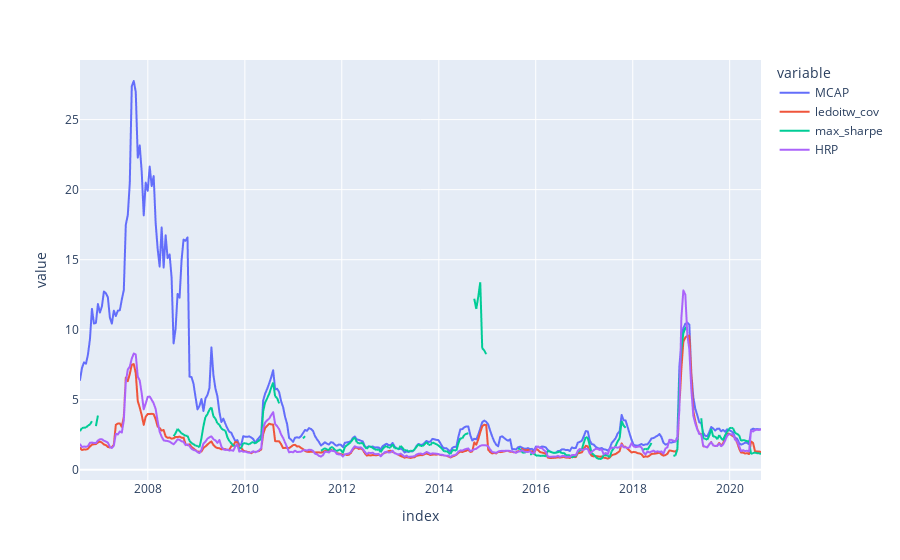

Notebook code cell kept with this figure:
### Code cell
sigmas_df.plot()

### Figure 1 — Plotly figure (JSON) as saved in the notebook; plotly's stock layout.template omitted (floating-point values rounded to 4 significant figures; data arrays with more than 128 entries replaced by an {"elided": "..."} marker saying what was removed)
{"data": [{"hovertemplate": "variable=MCAP<br>index=%{x}<br>value=%{y}<extra></extra>", "legendgroup": "MCAP", "line": {"color": "#636efa", "dash": "solid"}, "marker": {"symbol": "circle"}, "mode": "lines", "name": "MCAP", "showlegend": true, "x": {"elided": "343 str values"}, "xaxis": "x", "y": {"elided": "343 float values"}, "yaxis": "y", "type": "scattergl"}, {"hovertemplate": "variable=ledoitw_cov<br>index=%{x}<br>value=%{y}<extra></extra>", "legendgroup": "ledoitw_cov", "line": {"color": "#EF553B", "dash": "solid"}, "marker": {"symbol": "circle"}, "mode": "lines", "name": "ledoitw_cov", "showlegend": true, "x": {"elided": "343 str values"}, "xaxis": "x", "y": {"elided": "343 float values"}, "yaxis": "y", "type": "scattergl"}, {"hovertemplate": "variable=max_sharpe<br>index=%{x}<br>value=%{y}<extra></extra>", "legendgroup": "max_sharpe", "line": {"color": "#00cc96", "dash": "solid"}, "marker": {"symbol": "circle"}, "mode": "lines", "name": "max_sharpe", "showlegend": true, "x": {"elided": "343 str values"}, "xaxis": "x", "y": {"elided": "343 float values"}, "yaxis": "y", "type": "scattergl"}, {"hovertemplate": "variable=HRP<br>index=%{x}<br>value=%{y}<extra></extra>", "legendgroup": "HRP", "line": {"color": "#ab63fa", "dash": "solid"}, "marker": {"symbol": "circle"}, "mode": "lines", "name": "HRP", "showlegend": true, "x": {"elided": "343 str values"}, "xaxis": "x", "y": {"elided": "343 float values"}, "yaxis": "y", "type": "scattergl"}], "layout": {"xaxis": {"anchor": "y", "domain": [0.0, 1.0], "title": {"text": "index"}}, "yaxis": {"anchor": "x", "domain": [0.0, 1.0], "title": {"text": "value"}}, "legend": {"title": {"text": "variable"}, "tracegroupgap": 0}, "margin": {"t": 60}}}
